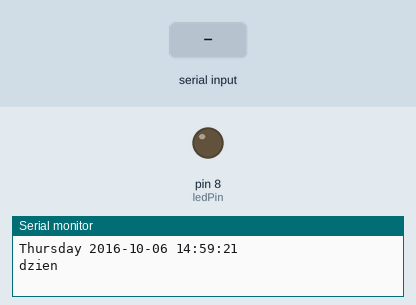
This sketch was run on a simulated Arduino Uno, built with avr-gcc and run on an emulated ATmega328P. On the bench: output pins drawn as LEDs (lit = HIGH), the last lines printed to the serial monitor. Inputs (shaded band) come from the test bench. The local clock reads 2024-03-15 10:24:30 at power-on unless the sketch sets it.

Above: at 1.2 s.
1.3 s: "1" received over Serial
At 1.6 s:
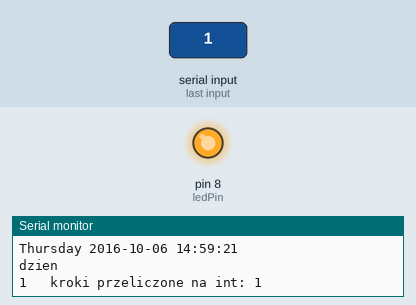
2.8 s: "100" received over Serial
At 4.2 s:
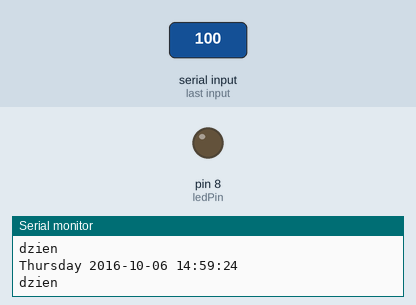
Timing chart, 0 to 5.8 s (numbered marks = the images above; inputs shaded):
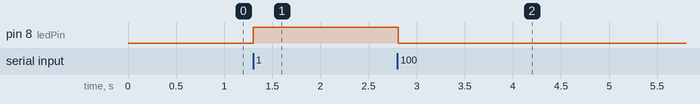

The sketch:

BT_dioda.ino
```cpp
#include <stdio.h>
#include <DS1302.h>


namespace {


const int kCePin   = 5;  // Chip Enable
const int kIoPin   = 6;  // Input/Output
const int kSclkPin = 7;  // Serial Clock
DS1302 rtc(kCePin, kIoPin, kSclkPin);

String dayAsString(const Time::Day day) {
  switch (day) {
    case Time::kSunday: return "Sunday";
    case Time::kMonday: return "Monday";
    case Time::kTuesday: return "Tuesday";
    case Time::kWednesday: return "Wednesday";
    case Time::kThursday: return "Thursday";
    case Time::kFriday: return "Friday";
    case Time::kSaturday: return "Saturday";
  }
  return "(unknown day)";
}

void printTime() {
  // Get the current time and date from the chip.
  Time t = rtc.time();

  // Name the day of the week.
  const String day = dayAsString(t.day);

  // Format the time and date and insert into the temporary buffer.
  char buf[50];
  snprintf(buf, sizeof(buf), "%s %04d-%02d-%02d %02d:%02d:%02d",
           day.c_str(),
           t.yr, t.mon, t.date,
           t.hr, t.min, t.sec);

  // Print the formatted string to serial so we can see the time.
 // const String godz = dayAsString(t.h);
 // godz=t.hr.toInt();
  Serial.println(buf);
    if (t.hr>13 && t.hr<15)
  {
    Serial.println("dzien");
  }
  else Serial.println("noc");

}
}  //namespace

unsigned long previousMillis = 0;

const long interval = 1000;

int ledPin=8;
String readString;
int kroki,kroki1,kroki2;

void setup() {
  Serial.begin(9600);
  pinMode(ledPin,OUTPUT);

 rtc.writeProtect(false);
   rtc.halt(false);


   Time t(2016, 10, 6, 14, 59, 20, Time::kThursday);
   rtc.time(t);


}
void loop(){


unsigned long currentMillis = millis();

  if (currentMillis - previousMillis >= interval) {
 printTime();
    previousMillis = currentMillis;

 }


  while (Serial.available()){
    delay(3);
    char c = Serial.read();
    readString+=c;
  }

  if (readString.length()>0){
      kroki=readString.toInt();
  if (kroki>0 && kroki<101){
    kroki1=kroki;
  }
   if (kroki>100 && kroki<201){
    kroki2=kroki;
  }
    Serial.print(readString);
    Serial.print("   kroki przeliczone na int: ");
     Serial.println(kroki);
    if (readString=="1")
    {
      digitalWrite(ledPin,HIGH);
    }
      if (readString=="100")
    {
      digitalWrite(ledPin,LOW);
    }

    readString="";
  }

  }
```

Measured:
- after the input at 1.3 s, pin 8 (ledPin): LOW → HIGH at once
- after the input at 2.8 s, pin 8 (ledPin): HIGH → LOW at once
